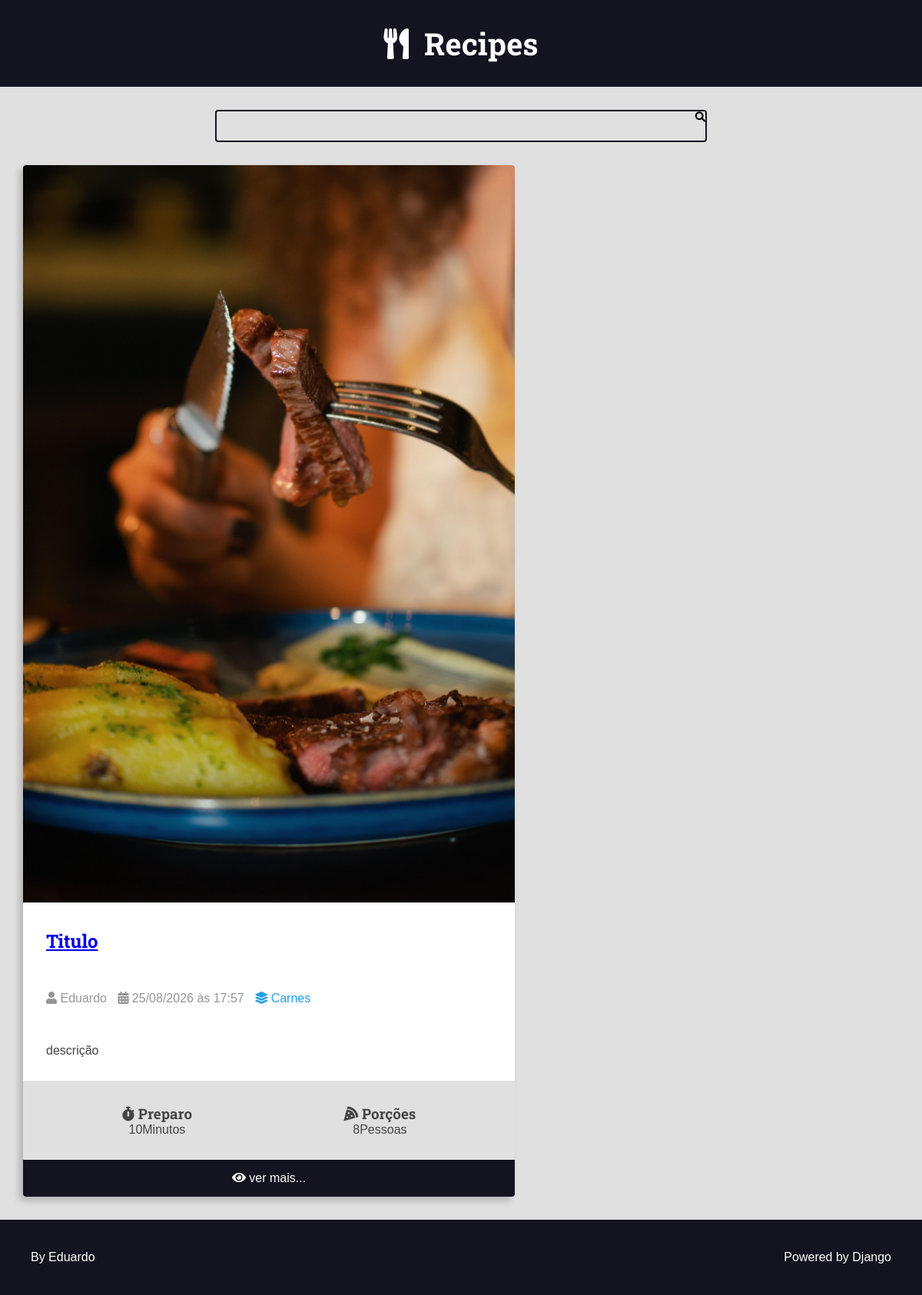
/recipes/category/2/, run on the app's committed database.
### recipes/models.py (models this page shows, shortened)
class Recipe(models.Model):
    title = models.CharField(max_length=65)
    description = models.CharField(max_length=165)
    slug = models.SlugField()
    preparation_time = models.IntegerField()
    preparation_time_unit= models.CharField(max_length=65)
    servings = models.IntegerField()
    servings_unit= models.CharField(max_length=65)
    preparation_steps = models.TextField()
    preparation_steps_is_html = models.BooleanField(default=False)
    created_at = models.DateTimeField(auto_now_add=True)
    updated_at = models.DateTimeField(auto_now=True)
    is_published= models.BooleanField(default=False)
    cover = models.ImageField(upload_to='recipes/covers/%Y/%m/%d/', blank = True, default='')
    category = models.ForeignKey(Category, on_delete=models.SET_NULL, null=True, blank=True, default=None)
    author = models.ForeignKey(User, on_delete=models.SET_NULL, null=True)

class Category(models.Model):
    name= models.CharField(max_length=65)

### recipes/views.py (the view)
# urls.py: path('recipes/category/<int:category_id>/', views.category, name='category'),
def category(request, category_id):
    recipes = Recipe.objects.filter(
        category__id=category_id,
        is_published=True
    ).order_by('-id')
    return render(request, 'recipes/pages/category.html', context={
        'recipes': recipes,
        'title': f'{recipes.first().category.name} - Category | '
                 f'{recipes.first().category.name if recipes.exists() else ""}',
    })

### recipes/templates/recipes/pages/category.html (shortened to what this page needs)
{%extends 'global/base.html'%}
{%block content%}
<div class="main-content main-content-list container">
    {% for recipe in recipes %}
        {% include "recipes/partials/recipe.html" %}
    {% endfor %}
</div>
{%endblock content%}

### recipes/templates/recipes/partials/recipe.html (shortened to what this page needs)
<div class="recipe recipe-list-item">
    {% if recipe.cover %}
        <div class="recipes-cover">
            <a href="{%url 'recipes:recipe' recipe.id %}">
            <img src="{{recipe.cover.url}}" alt="temporario">
            </a>
        </div>
    {% endif %}
    <div class="recipe-tittle-container">
        <h2 class="recipe-title">
            <a href="{%url 'recipes:recipe' recipe.id %}">
                {{recipe.title}} </h2>
    </div>
    <div class="recipe-author">
        <span class="recipe-author-item">
            <i class="fas fa-user"></i>
            {% if recipe.author is not none %}
                {% if recipe.author.first_name %}
                    {{recipe.author.first_name}} {{recipe.author.last_name}}
                {% else %}
                    {{recipe.author.username}}
                {% endif %}
            {% else %}
                Desconhecido
            {% endif %}
        </span>
        <span class="recipe-author-item">
            <i class="fas fa-calendar-alt"></i>
            {{recipe.created_at|date:"d/m/Y"}} às {{recipe.created_at|date:"H:i"}}
        </span>
        {% if recipe.category is not none%}
            <span class="recipe-author-item">
                <a href="{% url 'recipes:category' recipe.category.id %}">
                    <i class="fas fa-layer-group"></i>
                    <span>{{ recipe.category.name }}</span>
                </a>
            </span>
        {% endif %}
    </div>
    <div class="recipe-content">
        <p>{{recipe.description}}</p>
    </div>
    <div class="recipe-meta-container">
        <div class="recipe-meta recipe-preparation">
            <h3 class="recipe-meta-title"><i class="fas fa-stopwatch"></i> Preparo</h3>
            <div class="recipe-meta-text">
                {{recipe.preparation_time}}{{recipe.preparation_time_unit}}
            </div>
        </div>
        <div class="recipe-meta recipe-servings">
            <h3 class="recipe-meta-title"><i class="fas fa-pizza-slice"></i> Porções</h3>
            <div class="recipe-meta-text">
                {{recipe.servings}}{{recipe.servings_unit}}
            </div>
        </div>
    </div>
    {% if is_detail_page is not True %}
        <footer class="recipe-footer">
            <a class="recipe-read-more button button-dark button-full-width" href={% url "recipes:recipe" recipe.id %}>
                <i class="fas fa-eye"></i>
                <span>ver mais...</span>
        </footer>
    {% endif %}
</div>

### base_static/recipes/css/style.css (style rules this page uses)
:root { --color-primary: #269fe6; --color-primary-hover: #2086c2; --color-primary-dark: #13141f; --color-primary-dark-hover: #212336; --color-primary-light: #d4ecfa; --color-primary-light-hover: #bdd8e7; --color-white: #fff; --color-black: #000; --color-dark-text: #444; --color-info-light: #cce5ff; --color-debug-light: #cce5ff; --color-success-light: #d4edda; --color-alert-light: #fff3cd; --color-warning-light: #fff3cd; --color-error-light: #f8d7da; --color-info-dark: #4d86c4; --color-debug-dark: #4d86c4; --color-success-dark: #4a9c5d; --color-alert-dark: #927f40; --color-warning-dark: #927f40; --color-error-dark: #da525d; --color-gray-0: #f9f9f9; --color-gray-1: #e0e0e0; --color-gray-2: #c7c7c7; --color-gray-3: #aeaeae; --color-gray-4: #959595; --color-gray-5: #7d7d7d; --color-gray-6: #646464; --color-gray-7: #4b4b4b; --color-gray-8: #323232; --color-gray-9: #191919; --font-primary: sans-serif; --font-headings: 'Roboto Slab', serif; --spacing-gutter-medium: 3rem; --spacing-gutter-large: 4rem; }
* { margin: 0; padding: 0; box-sizing: border-box; }
html { font-size: 62.5%; }
body { font-size: 1.6rem; font-family: var(--font-primary); background: var(--color-gray-1); color: var(--color-dark-text); }
h1, h2, h3, h4, h5, h6 { font-family: var(--font-headings); }
.container { max-width: 144rem; margin: 0 auto; padding: var(--spacing-gutter-medium); }
.main-content { padding-top: 0; }
.main-content-list { display: grid; grid-template-columns: repeat(auto-fit, minmax(340px, 1fr)); gap: var(--spacing-gutter-large); }
.recipe { background: var(--color-white); box-shadow: -5px 5px 10px rgba(0, 0, 0, .2); transform: scale(1); transition: all 300ms ease-in-out; border-radius: .4rem; overflow: hidden; }
.recipe img { max-width: 100%; }
.recipe-list-item { max-width: 64rem; }
.recipe-tittle-container { padding: var(--spacing-gutter-medium); padding-bottom: 2rem }
.recipe-author { padding: var(--spacing-gutter-medium); }
.recipe-content { padding: var(--spacing-gutter-medium); padding-top: 2rem; }
.recipe-author-item { color: var(--color-gray-4); margin-right: 1rem; }
.recipe-author a { color: var(--color-primary); transition: all 300ms ease-in-out; text-decoration: none; }
.recipe-meta-container { display: flex; flex-flow: row wrap; padding: var(--spacing-gutter-medium); background: var(--color-gray-1); }
.recipe-meta { display: flex; flex-flow: column nowrap; flex-shrink: 1; flex-grow: 1; text-align: center; }
.recipe-footer a { background: var(--color-primary-dark); display: block; color: var(--color-white); text-decoration: none; text-align: center; padding: 1.5rem var(--spacing-gutter-medium); transition: all 300ms ease-in-out; }

### data on the page
Recipe: cover (picture), title "Titulo", author.username "Eduardo", created_at "25/08/2026", created_at "17:57", category.name "Carnes", description "descrição", preparation_time "10", preparation_time_unit "Minutos", servings "8", servings_unit "Pessoas"
